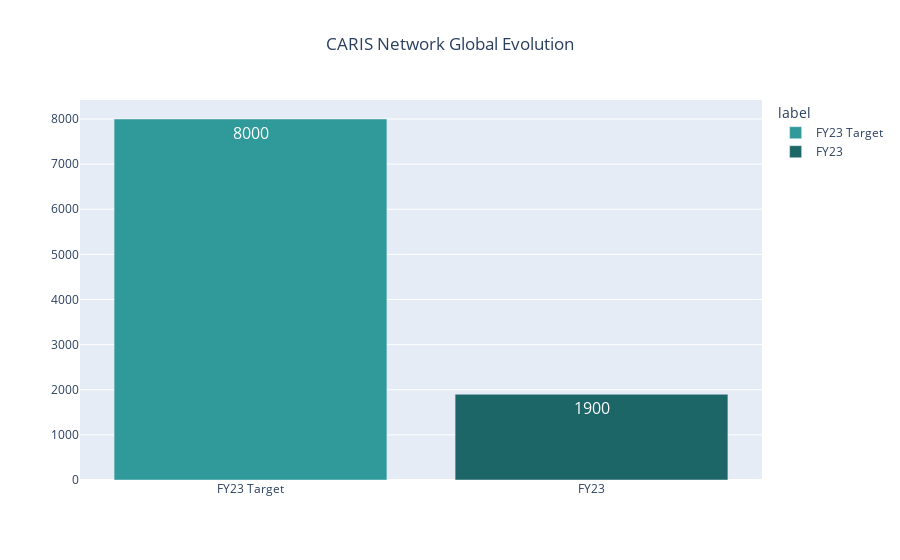

Notebook code cell kept with this figure:
### Code cell
fig = px.bar(
    stack_data5a,
    x="supp",
    y="data",
    #text="data",
    text_auto=True,
    title="CARIS Network Global Evolution",
    color="label",
    labels={"supp":"","data":""},
    color_discrete_map={
        "FY23 Target":"#309999",
        "FY23":"#1D6667",
    },
)
fig = fig.update_layout(title_x=0.5)
fig.update_traces(textfont_size=16)
fig.write_image("./rezo/CARIS_GLobal_Evolution.png")

### Figure 1 — Plotly figure (JSON) as saved in the notebook; plotly's stock layout.template omitted (floating-point values rounded to 4 significant figures)
{"data": [{"alignmentgroup": "True", "hovertemplate": "label=FY23 Target<br>=%{y}<extra></extra>", "legendgroup": "FY23 Target", "marker": {"color": "#309999", "pattern": {"shape": ""}}, "name": "FY23 Target", "offsetgroup": "FY23 Target", "orientation": "v", "showlegend": true, "textfont": {"size": 16}, "textposition": "auto", "texttemplate": "%{y}", "type": "bar", "x": ["FY23 Target"], "xaxis": "x", "y": [8000], "yaxis": "y"}, {"alignmentgroup": "True", "hovertemplate": "label=FY23<br>=%{y}<extra></extra>", "legendgroup": "FY23", "marker": {"color": "#1D6667", "pattern": {"shape": ""}}, "name": "FY23", "offsetgroup": "FY23", "orientation": "v", "showlegend": true, "textfont": {"size": 16}, "textposition": "auto", "texttemplate": "%{y}", "type": "bar", "x": ["FY23"], "xaxis": "x", "y": [1900], "yaxis": "y"}], "layout": {"barmode": "relative", "legend": {"title": {"text": "label"}, "tracegroupgap": 0}, "title": {"text": "CARIS Network Global Evolution", "x": 0.5}, "xaxis": {"anchor": "y", "domain": [0, 1], "title": {"text": ""}}, "yaxis": {"anchor": "x", "domain": [0, 1], "title": {"text": ""}}}}
